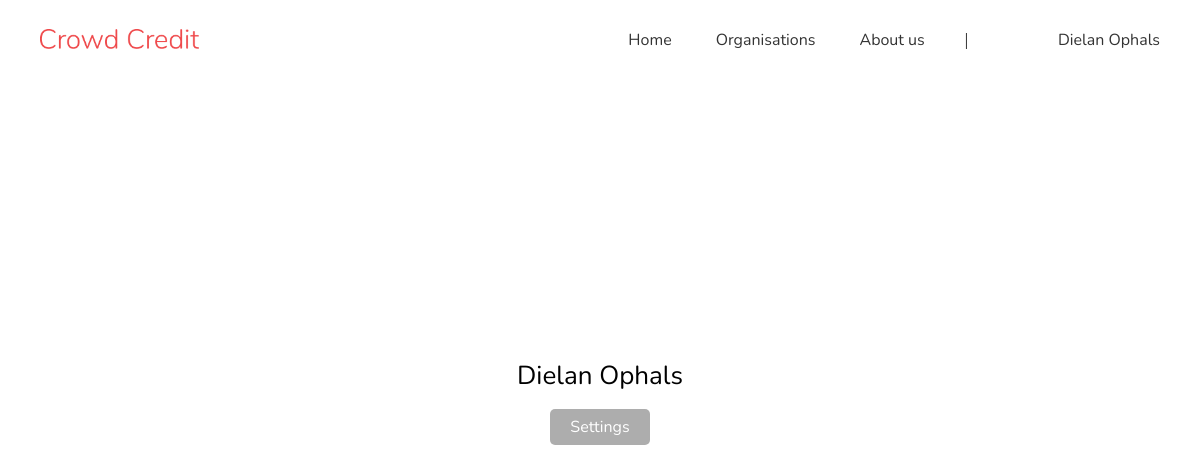
The app's page /profile.php (signed in) with its own data.
### tables this page shows
CREATE TABLE `users` (
  `id` int(11) NOT NULL,
  `firstname` varchar(300) NOT NULL,
  `lastname` varchar(300) NOT NULL,
  `email` varchar(300) NOT NULL,
  `password` varchar(255) NOT NULL,
  `image` varchar(300) NOT NULL,
  `role_id` int(11) NOT NULL,
  `organisation_id` int(11) DEFAULT 1,
  `wallet` float NOT NULL,
  `timestamp` datetime NOT NULL,
  `active` tinyint(1) NOT NULL
);

### classes/User.class.php (called while the page is built, shortened)
<?php
  class User{
    public function getUserData($id){
      $conn = Db::getInstance();
      $statement = $conn->prepare("SELECT * FROM users WHERE id = $id");
      $statement->execute();
      $user = $statement->fetch(PDO::FETCH_ASSOC);
      return $user;
    }
}

### profile.php (the view, shortened to what this page needs)
<!DOCTYPE html>
<html lang="en" dir="ltr">
  <?php require_once("inc/head.php"); ?>
  <body id="page_profile">
  <?php require_once("inc/header.php"); ?>
  <main>
    <div class="container profile">
      <section class="profile_information">
        <div class="profile_image_wrapper">
          <div class="profile_image" style="background: url(<?php echo $userData['image']; ?>); background-size:cover; background-position:center;"></div>
        </div>
        <h3 class="name"><?php echo htmlspecialchars($userData['firstname'] . ' ' . $userData['lastname']); ?></h3>
        <a class="btn grey_btn" href="settings.php">Settings</a>
      </section>
    </div>
  </main>
  </body>
  </html>

### inc/header.php (shortened to what this page needs)
<?php
  $link = $_SERVER['PHP_SELF'];
  $link_array = explode('/', $link);
  $page = end($link_array);
?><header>
 	<section>
 		<a href="index.php"><img class="logo" src="sign/logo.png" alt="Crowd Credit Logo"></a>
 	</section>
  <nav>
    <ul>
      <li><a <?php if($page == 'index.php'){ echo' class="red"'; } ?> href="index.php">Home</a></li>
      <li><a <?php if($page == 'organisations.php'){ echo' class="red"'; } ?> href="organisations.php">Organisations</a></li>
      <li><a <?php if($page == 'about.php'){ echo' class="red"'; } ?> href="about.php">About us</a></li>
    </ul>
    <span class="nav_line">|</span>
    <?php
      if (!isset($_SESSION['id']) && $page == 'login.php') {
          echo "<a class='red' href='login.php'>Login</a>";
      } elseif (!isset($_SESSION['id'])) {
          echo "<a href='login.php'>Login</a>";
      } else {
          ?>
      <div class="nav_profile">
        <a id="profile" class="nav_profile_dropdown_btn" href="#">
            <?php
              $user = new User();
              $userData = $user->getUserData($_SESSION['id']);
            ?>
            <div class="profile_image_wrapper">
              <div id="image" class="profile_image" style="background: url(<?php echo $userData['image']; ?>); background-size:cover; background-position:center;"></div>
            </div>
          <p id="name"><?php echo $userData['firstname'].' '.$userData['lastname']; ?></p>
        </a>
      </div>
    <?php
      }
    ?>
  </nav>
    <?php
      if (!isset($_SESSION['id']) && $page == 'login.php') {
          echo "<a class='nav_bottom red' href='login.php'>Login</a>";
      } elseif (!isset($_SESSION['id'])) {
          echo "<a class='nav_bottom' href='login.php'>Login</a>";
      } else {
          ?>
            <?php
              $user = new User();
          $userData = $user->getUserData($_SESSION['id']); ?>
    <?php
      }
    ?>
</header>

### css/styles.css (style rules this page uses)
html, body, div, span, applet, object, iframe, h1, h2, h3, h4, h5, h6, p, blockquote, pre, a, abbr, acronym, address, big, cite, code, del, dfn, em, img, ins, kbd, q, s, samp, small, strike, strong, sub, sup, tt, var, b, u, i, center, dl, dt, dd, ol, ul, li, fieldset, form, label, legend, table, caption, tbody, tfoot, thead, tr, th, td, article, aside, canvas, details, embed, figure, figcaption, footer, header, hgroup, menu, nav, output, ruby, section, summary, time, mark, audio, video { margin: 0; padding: 0; border: 0; font-size: 100%; font: inherit; vertical-align: baseline; }
article, aside, details, figcaption, figure, footer, header, hgroup, menu, nav, section { display: block; }
body { line-height: 1; }
ol, ul { list-style: none; }
body { max-width: 100%; overflow-x: hidden; }
.container { width: 1024px; max-width: 100%; margin: auto; }
.btn { padding: 10px 20px; border-radius: 5px; text-decoration: none; display: inline-block; margin-top: 10px; }
h1, h2, h3, h4, h5, h6 { font-family: "Nunito", sans-serif; }
h3 { font-size: 26px; }
p, a { font-family: 'Nunito', sans-serif; font-weight: 400; }
p { line-height: 1.4; margin-bottom: 20px; font-size: 16px; }
header { background: #fff; width: 100%; margin: 0; display: flex; justify-content: space-between; align-items: center; position: fixed; top: 0; z-index: 5; height: 80px; }
header .logo { height: 20px; margin-left: 40px; }
nav { justify-content: flex-end; padding: 20px; display: flex; align-items: center; margin-right: 20px; float: right; }
nav ul { margin-right: 20px; }
nav ul li { display: inline-block; }
nav ul li a { margin: 0 20px; color: #333; }
nav .nav_line { margin-right: 40px; }
nav a { color: #333; text-decoration: none; font-size: 16px; }
nav .nav_profile { position: relative; }
nav .nav_profile a { display: flex; align-items: center; }
nav .nav_profile a p { display: inline-block; margin-left: 10px; color: #333; margin-bottom: 0; }
nav .nav_profile .profile_image_wrapper { width: 40px; height: 40px; }
.profile_image_wrapper { width: 200px; height: 200px; border-radius: 50%; overflow: hidden; display: inline-block; }
.profile_image { height: 100%; width: 100%; }
.profile_information { text-align: center; margin-top: 140px; }
.profile_information .name { margin-top: 20px; }
.profile_information a { margin-top: 20px; }
.grey_btn { background: #ADADAD; color: #fff; }

### records on screen
users: firstname "Dielan", lastname "Ophals", firstname+lastname "Dielan Ophals"
